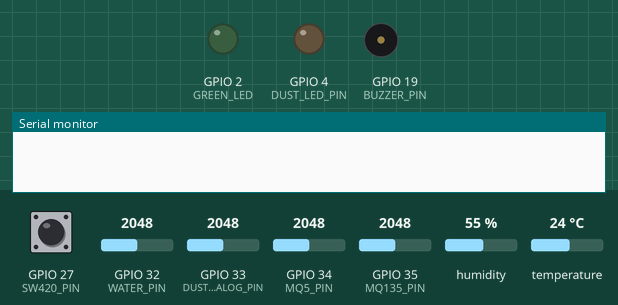
The program below on a simulated ESP32. On the bench: output pins drawn as LEDs (lit = HIGH), buzzer (waves = sounding, pin HIGH), the last lines printed to the serial monitor. The test bench sets the inputs (shaded band); at power-on: GPIO 27 (SW420_PIN) LOW, GPIO 32 (WATER_PIN) = 2048, GPIO 33 (DUST_ANALOG_PIN) = 2048, GPIO 34 (MQ5_PIN) = 2048, GPIO 35 (MQ135_PIN) = 2048, humidity 55 %, temperature 24 °C. WiFi joins after 1.5 s; servers stay silent unless stated; storage starts empty; no MQTT or app messages arrive unless stated.

Above: at 0.0 s.
At 1.1 s:
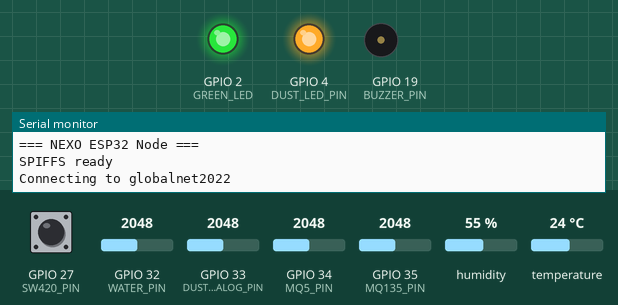
At 30.1 s:
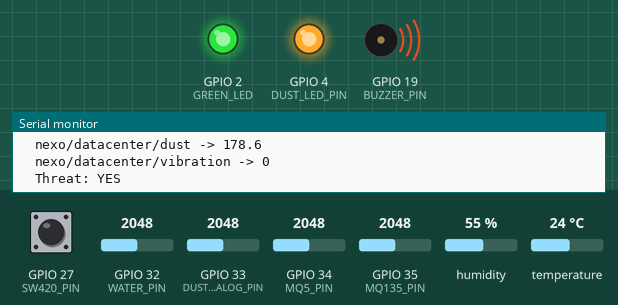
Timing chart, 0 to 31.6 s (numbered marks = the images above):
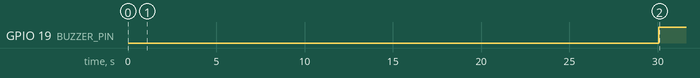

Measured:
- by itself, GPIO 19 (BUZZER_PIN): LOW → HIGH at 30.1 s

The program:

main.cpp
```cpp
#include <WiFi.h>
#include <WiFiClientSecure.h>
#include <PubSubClient.h>
#include <DHT.h>
#include "SPIFFS.h"
#include "esp_mac.h"

// ======================================================
// WIFI CREDENTIALS
// ======================================================

const char* ssid1     = "globalnet2022";
const char* password1 = "272664272664";

const char* ssid2     = "Backup_Wifi";       // <-- update if you have one
const char* password2 = "Backup_Password";

// ======================================================
// MQTT
// ======================================================

const char* mqtt_server = "192.168.1.8";
const int   mqtt_port   = 8883;

// Individual topics — must match mqtt_ai_engine.py
#define TOPIC_TEMP      "nexo/datacenter/temperature"
#define TOPIC_HUMIDITY  "nexo/datacenter/humidity"
#define TOPIC_AIR       "nexo/datacenter/air"
#define TOPIC_GAS       "nexo/datacenter/gas"
#define TOPIC_WATER     "nexo/datacenter/water"
#define TOPIC_DUST      "nexo/datacenter/dust"
#define TOPIC_VIBRATION "nexo/datacenter/vibration"
#define TOPIC_HEARTBEAT "nexo/datacenter/heartbeat"
#define TOPIC_ESP_ID    "nexo/datacenter/esp_id"

// SPIFFS offline buffer
#define OFFLINE_FILE    "/offline.txt"
#define MAX_LINES       200

// ======================================================
// ROOT CA CERTIFICATE
// ======================================================

const char* root_ca =
"-----BEGIN CERTIFICATE-----\n"
"MIIDkTCCAnmgAwIBAgIUd9bgzN3vwmada8ZpbGzghX7nfrswDQYJKoZIhvcNAQEL\n"
"BQAwWDELMAkGA1UEBhMCVE4xDjAMBgNVBAgMBVRVTklTMQ0wCwYDVQQKDARORVhP\n"
"MRQwEgYDVQQLDAtkYXRhY2VudGVyIDEUMBIGA1UEAwwLMTkyLjE2OC4xLjQwHhcN\n"
"MjYwNDMwMTY1MzU2WhcNMzYwNDI3MTY1MzU2WjBYMQswCQYDVQQGEwJUTjEOMAwG\n"
"A1UECAwFVFVOSVMxDTALBgNVBAoMBE5FWE8xFDASBgNVBAsMC2RhdGFjZW50ZXIg\n"
"MRQwEgYDVQQDDAsxOTIuMTY4LjEuNDCCASIwDQYJKoZIhvcNAQEBBQADggEPADCC\n"
"AQoCggEBAJSTrQlEczRgqMSG4DFsPEpgRKrYJOeLlmH8aKtVI4RV1bjTLxiH52Nq\n"
"p1e0ImP8dzafohmiHTiJ9HIz3oHzuqds4AEXyQ+7IVPQ+Ov7km5/imkKiyqNfy08\n"
"PNva/KHBZvX9W05Ng+DuHwMjp8+81LJHZX99hkjNR5Opjiy0fS05uZGye0jG8a7n\n"
"ZwDyF+nem5XUQWKaG40ZYh98U4bZjj8/1XRFVnzNM2iFTrOn1Xj+bmYmQtf6LhZo\n"
"emoTYZNVusz+LgoS093zRNA0T62nmJJ9BqzhCCjCegmTl6rmITb+b1VQVJui+J5y\n"
"Tr06YZKvL1Tt/TVItwA3fketx622o20CAwEAAaNTMFEwHQYDVR0OBBYEFOXdpw2K\n"
"x4ZWANGpuqeezE2O8DO2MB8GA1UdIwQYMBaAFOXdpw2Kx4ZWANGpuqeezE2O8DO2\n"
"MA8GA1UdEwEB/wQFMAMBAf8wDQYJKoZIhvcNAQELBQADggEBAFQ6B//MSypwzcTN\n"
"Xf5Av9pP+RW4thFNwB486Gzr+0xXbu3A4tr2g25jPKVu6BVQVBMvpoMHMuXnEaUb\n"
"f4S6l6wsVhBcPSply8OrBdbU5hZ5mLYAo9XCW2GQkM0RzXwgJJ2zIwKXb1Onpn+V\n"
"8mlhF0JGwIg52jGKBl8UVC0sS8S7ROgU4DjbIechn7/z91i8Oz4m8kwbWtV3zq9K\n"
"jrJxzxu8YjsAfwSMiovfVmg/oYvnaIOo9xqgkKxUK3/y9JYbO5mzorpkMS1Wqtrp\n"
"JV6PybPRpbqaE7+Yz5gcqN6O8ul5iOKcsDx0r6Ak7WL7p7ANphDEWYGdgYS76PjG\n"
"q7ttU0E=\n"
"-----END CERTIFICATE-----\n";

// ======================================================
// PIN DEFINITIONS
// ======================================================

#define DHTPIN          26
#define DHTTYPE         DHT11
#define MQ5_PIN         34
#define MQ135_PIN       35
#define WATER_PIN       32
#define SW420_PIN       27
#define DUST_LED_PIN    4
#define DUST_ANALOG_PIN 33
#define GREEN_LED       2
#define BUZZER_PIN      19

// ======================================================
// TIMERS
// ======================================================

unsigned long lastSend      = 0;
unsigned long lastHeartbeat = 0;

const unsigned long SEND_INTERVAL      = 30000;  // 30 seconds
const unsigned long HEARTBEAT_INTERVAL = 60000;  // 60 seconds

// ESP32 unique ID (MAC address, set in setup)
char ESP_ID[32] = "";

// ======================================================
// OBJECTS
// ======================================================

DHT              dht(DHTPIN, DHTTYPE);
WiFiClientSecure espClient;
PubSubClient     client(espClient);

// ======================================================
// WIFI
// ======================================================

bool connectToWiFi(const char* ssid, const char* password) {
  Serial.print("Connecting to ");
  Serial.println(ssid);
  WiFi.begin(ssid, password);
  int retry = 0;
  while (WiFi.status() != WL_CONNECTED && retry < 20) {
    delay(500);
    Serial.print(".");
    retry++;
  }
  if (WiFi.status() == WL_CONNECTED) {
    Serial.println("\nWiFi Connected — IP: " + WiFi.localIP().toString());
    return true;
  }
  Serial.println("\nFailed");
  return false;
}

void setup_wifi() {
  if (!connectToWiFi(ssid1, password1)) {
    Serial.println("Trying backup WiFi...");
    connectToWiFi(ssid2, password2);
  }
}

// ======================================================
// SPIFFS OFFLINE BUFFER
// ======================================================

void storeOffline(const char* topic, const char* value) {
  File f = SPIFFS.open(OFFLINE_FILE, "r");
  int lines = 0;
  if (f) { while (f.available()) { if (f.read() == '\n') lines++; } f.close(); }
  if (lines >= MAX_LINES) { Serial.println("[BUFFER] Full"); return; }

  f = SPIFFS.open(OFFLINE_FILE, FILE_APPEND);
  if (!f) { Serial.println("[BUFFER] Open failed"); return; }
  f.printf("%s|%s\n", topic, value);
  f.close();
  Serial.printf("[BUFFER] Saved: %s -> %s\n", topic, value);
}

void resendOfflineData() {
  if (!SPIFFS.exists(OFFLINE_FILE)) return;
  File f = SPIFFS.open(OFFLINE_FILE, "r");
  if (!f || f.size() == 0) { if (f) f.close(); return; }

  Serial.println("[BUFFER] Flushing...");
  int sent = 0;
  while (f.available()) {
    String line = f.readStringUntil('\n');
    line.trim();
    if (line.length() == 0) continue;
    int sep = line.indexOf('|');
    if (sep < 0) continue;
    String t = line.substring(0, sep);
    String v = line.substring(sep + 1);
    if (!client.publish(t.c_str(), v.c_str())) {
      Serial.println("[BUFFER] Publish failed -- aborting");
      break;
    }
    sent++;
    delay(50);
  }
  f.close();
  SPIFFS.remove(OFFLINE_FILE);
  Serial.printf("[BUFFER] Flushed %d readings\n", sent);
}

// ======================================================
// MQTT
// ======================================================

void reconnect() {
  while (!client.connected() && WiFi.status() == WL_CONNECTED) {
    Serial.print("Connecting MQTT...");
    if (client.connect(ESP_ID)) {   // use MAC-based unique ID
      Serial.println(" connected");
      // announce this ESP to the broker
      client.publish(TOPIC_ESP_ID, ESP_ID);
      resendOfflineData();
    } else {
      Serial.printf(" failed rc=%d -- retry in 3s\n", client.state());
      delay(3000);
    }
  }
}

void pub(const char* topic, float value, int dec = 1) {
  char buf[16];
  dtostrf(value, 4, dec, buf);
  if (client.connected()) {
    client.publish(topic, buf);
    Serial.printf("  %s -> %s\n", topic, buf);
  } else {
    storeOffline(topic, buf);
  }
}

void pub(const char* topic, int value) {
  char buf[16];
  itoa(value, buf, 10);
  if (client.connected()) {
    client.publish(topic, buf);
    Serial.printf("  %s -> %s\n", topic, buf);
  } else {
    storeOffline(topic, buf);
  }
}

// ======================================================
// DUST SENSOR (GP2Y1014AU0F)
// ======================================================

float readDust() {
  digitalWrite(DUST_LED_PIN, LOW);
  delayMicroseconds(280);
  int raw = analogRead(DUST_ANALOG_PIN);
  delayMicroseconds(40);
  digitalWrite(DUST_LED_PIN, HIGH);
  delayMicroseconds(9680);
  float voltage = raw * (3.3f / 4095.0f);
  float density = (voltage - 0.6f) * 170.0f;
  return max(density, 0.0f);
}

// ======================================================
// SETUP
// ======================================================

void setup() {
  Serial.begin(115200);
  delay(1000);
  Serial.println("\n=== NEXO ESP32 Node ===");

  if (!SPIFFS.begin(true)) Serial.println("SPIFFS failed");
  else Serial.println("SPIFFS ready");

  pinMode(GREEN_LED,    OUTPUT);
  pinMode(BUZZER_PIN,   OUTPUT);
  pinMode(DUST_LED_PIN, OUTPUT);
  pinMode(SW420_PIN,    INPUT);

  digitalWrite(DUST_LED_PIN, HIGH);
  digitalWrite(GREEN_LED,    HIGH);
  digitalWrite(BUZZER_PIN,   LOW);

  dht.begin();
  setup_wifi();

  // Build unique ESP ID from MAC address
  uint8_t mac[6];
  esp_read_mac(mac, ESP_MAC_WIFI_STA);
  snprintf(ESP_ID, sizeof(ESP_ID),
    "ESP32-%02X%02X%02X%02X%02X%02X",
    mac[0], mac[1], mac[2], mac[3], mac[4], mac[5]);
  Serial.printf("ESP ID: %s\n", ESP_ID);

  espClient.setCACert(root_ca);
  client.setServer(mqtt_server, mqtt_port);

  if (WiFi.status() == WL_CONNECTED) reconnect();

  Serial.println("Ready");
}

// ======================================================
// LOOP
// ======================================================

void loop() {
  if (WiFi.status() != WL_CONNECTED) {
    Serial.println("WiFi lost -- reconnecting");
    setup_wifi();
  }

  if (WiFi.status() == WL_CONNECTED && !client.connected()) {
    reconnect();
  }

  client.loop();

  unsigned long now = millis();

  // Publish sensors every 10s
  if (now - lastSend >= SEND_INTERVAL) {
    lastSend = now;
    Serial.println("--- Publish ---");

    float temperature = dht.readTemperature();
    float humidity    = dht.readHumidity();
    int   mq135       = analogRead(MQ135_PIN);
    int   mq5         = analogRead(MQ5_PIN);
    int   water       = map(analogRead(WATER_PIN), 0, 4095, 0, 100);
    int   vibration   = digitalRead(SW420_PIN);
    float dust        = readDust();

    if (!isnan(temperature)) pub(TOPIC_TEMP,      temperature);
    if (!isnan(humidity))    pub(TOPIC_HUMIDITY,  humidity);
    pub(TOPIC_AIR,       mq135);
    pub(TOPIC_GAS,       mq5);
    pub(TOPIC_WATER,     water);
    pub(TOPIC_DUST,      dust);
    pub(TOPIC_VIBRATION, vibration);

    // Publish ESP ID so the broker/Pi knows which device sent this
    if (client.connected()) {
      client.publish(TOPIC_ESP_ID, ESP_ID);
    }

    // Local threat detection
    bool threat = (!isnan(temperature) && temperature > 40) ||
                  (mq135 > 2500) || (mq5 > 2500) ||
                  (water > 80)   || (vibration == HIGH) ||
                  (dust > 150);

    digitalWrite(BUZZER_PIN, threat ? HIGH : LOW);
    Serial.printf("  Threat: %s\n", threat ? "YES" : "no");
  }

  // Heartbeat every 30s
  if (now - lastHeartbeat >= HEARTBEAT_INTERVAL) {
    lastHeartbeat = now;
    if (client.connected()) {
      client.publish(TOPIC_HEARTBEAT, "1");
      Serial.println("  heartbeat -> 1");
    }
  }
}
```
